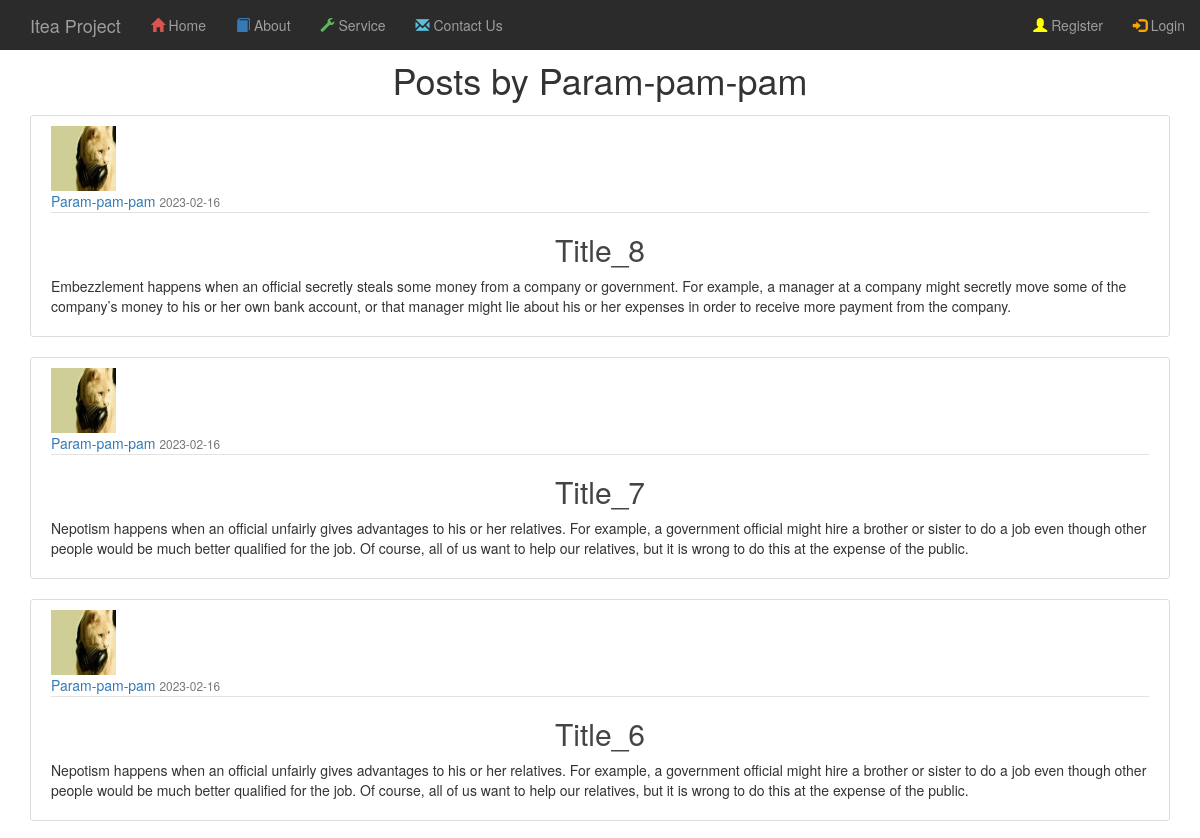
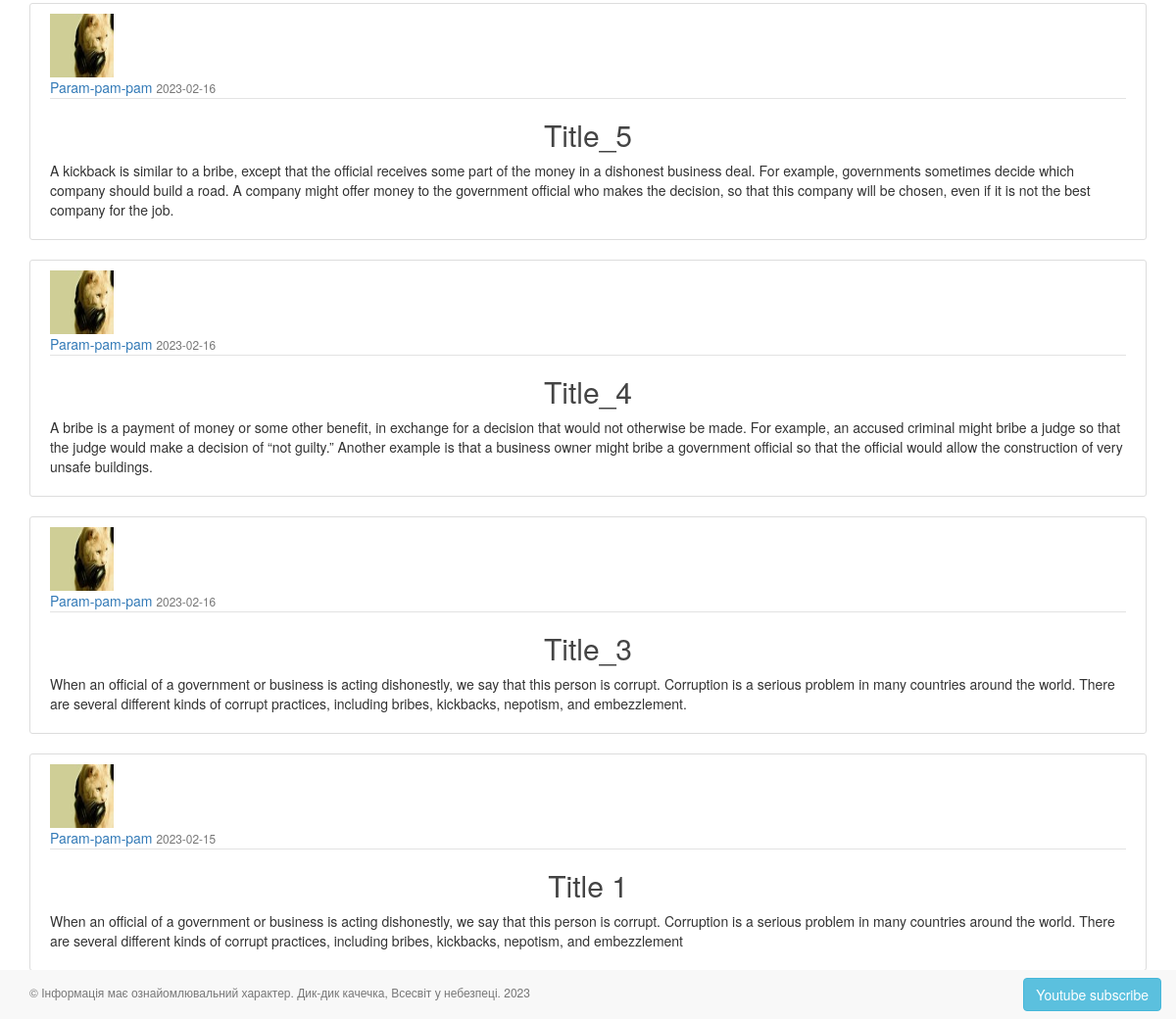
/posts/user/Param-pam-pam, run on the app's committed database (2 pictures, top to bottom).
### app/auth/models.py (models this page shows, shortened)
class User(BaseModel, UserMixin):
    username = CharField(max_length=100)
    email = CharField(max_length=200, unique=True, index=True)
    __password_hash = CharField(max_length=128)
    last_visit = DateTimeField(default=datetime.datetime.now)
    role = ForeignKeyField(Role, backref='users')
    profile = ForeignKeyField(Profile)
    @property
    def password(self):
        raise AttributeError('password is not a valid attribute')

class Post(BaseModel):
    title = CharField(max_length=100)
    content = TextField(default="")
    date_posted = DateTimeField(default=datetime.datetime.utcnow)
    author = ForeignKeyField(User)

class Profile(BaseModel):
    avatar = CharField()
    info = TextField()
    city = CharField()
    age = IntegerField()

### app/posts/routes.py (the view)
@posts.route("/user/<string:username>")
def user_posts(username):
    user = User.select().where(User.username == username).first()
    if not user:
        abort(404)
    query = (Post
             .select()
             .where(Post.author == user)
             .order_by(Post.date_posted.desc()))
    return render_template('posts/user_posts.html',
                           title="title author",
                           user=user,
                           posts=query)

### app/templates/posts/user_posts.html
{% extends '_base.html' %}
{% block page_content %}
            <h1 class="mb-3">Posts by {{ user.username }}</h1>
    {% for post in posts %}
        <article class="media content-section">
            <img class="rounded-circle article-img"
                 src="{{ url_for('static', filename='profile_pics/' + post.author.profile.avatar) }}">
            <div class="media-body">
                <div class="article-metadata">
                    <a class="mr-2" href="{{ url_for('posts.user_posts', username=post.author.username) }}">
                        {{ post.author.username }}
                    </a>
                    <small class="text-muted">{{ post.date_posted.strftime('%Y-%m-%d') }}</small>
                </div>
                <h2>
                    <a class="article-title" href="{{ url_for('posts.post_func', post_id=post.id) }}">
                        {{ post.title }}
                    </a>
                </h2>
                <p class="article-content">{{ post.content }}</p>
            </div>
        </article>
    {% endfor %}
{% endblock page_content %}

### app/templates/_base.html (shortened to what this page needs)
{% extends 'bootstrap/base.html' %}
{% block head %}
    {{ super() }}
    <link type="text/css" href="{{ url_for('static', filename='css/styles_nav_top_bar.css') }}" rel="stylesheet"/>
    <link type="text/css" href="{{ url_for('static', filename='css/styles_blog.css') }}" rel="stylesheet"/>
    <link type="text/css" href="{{ url_for('static', filename='css/styles.css') }}" rel="stylesheet"/>
{% endblock head %}
{% block content %}
    {% include 'nav/nav-top-bar.html' %}
    <div id="content">
        <div class="container">
            <div class="page-header">
                {% block page_content %}{% endblock page_content %}
            </div>
        </div>
    </div>
    {% include 'nav/footer.html' %}
{% endblock content %}

### app/templates/nav/nav-top-bar.html (shortened to what this page needs)
<nav class="navbar-wrapper navbar-inverse navbar-fixed-top">
    <div class="container-fluid">
        <div class="navbar-header">
            <a href="/" class="navbar-brand">Itea Project</a>
        </div>
        <div class="collapse navbar-collapse navHeaderCollapse">
            <ul class="nav navbar-nav">
                <li class=""><a href="/">
                    <span id="home_menu_icon_color" class="glyphicon glyphicon-home"></span> Home</a></li>
                <li class=""><a href="{{ url_for('main.about') }}">
                    <span id="training_menu_icon_color" class="glyphicon glyphicon-book"></span> About</a>
                </li>
                <li class=""><a href="#">
                    <span id="services_menu_icon_color" class="glyphicon glyphicon-wrench"></span> Service</a>
                </li>
                <li class=""><a href="#">
                    <span id="contact_us_menu_icon_color" class="glyphicon glyphicon-envelope"></span> Contact Us</a>
                </li>
            </ul>
            <ul class="nav navbar-nav navbar-right">
                {% if current_user.is_authenticated %}
                    <li><a class="nav-item nav-link" href="{{ url_for('posts.new_post') }}">New Post</a></li>
                    <li><a href="{{ url_for('auth.account') }}">
                        <img src="{{ current_user.profile.avatar }}" alt="avatar" width="25" height="20">
                        {{ current_user.username }}
                    </a></li>
                    <li><a href="{{ url_for('auth.logout') }}">
                        <span id="login_menu_icon_color" class="glyphicon glyphicon-log-in"></span> Logout</a></li>
                {% else %}
                    <li><a href="{{ url_for('auth.register') }}">
                        <span id="sign_up_menu_icon_color" class="glyphicon glyphicon-user"></span> Register</a></li>
                    <li><a href="{{ url_for('auth.login') }}">
                        <span id="login_menu_icon_color" class="glyphicon glyphicon-log-in"></span> Login</a></li>
                {% endif %}
            </ul>
        </div>
    </div>
</nav>

### app/templates/nav/footer.html
<footer>
  <div class="navbar-wrapper navbar-default navbar-fixed-bottom">
    <div class="container-fluid">
      <p class="navbar-text pull-left lead">
          &copy; Інформація має ознайомлювальний характер. Дик-дик качечка, Всесвіт у небезпеці.
          <span id="year"></span></p>
      <a class="navbar-btn btn btn-info pull-right" href="https://youtube.com">
          Youtube subscribe
      </a>
    </div>
  </div>
</footer>

### app/static/css/styles_nav_top_bar.css (style rules this page uses)
#home_menu_icon_color { color:#D9534F; }
#training_menu_icon_color { color:#337AB7; }
#services_menu_icon_color { color:#5CB85C }
#contact_us_menu_icon_color { color:#5BC0DE; }
#sign_up_menu_icon_color { color:yellow; }
#login_menu_icon_color { color:orange; }
.navbar-inverse { background-color: rgb(43, 43, 43); border-color: #405976; }

### app/static/css/styles_blog.css (style rules this page uses)
.content-section { background: #ffffff; padding: 10px 20px; border: 1px solid #dddddd; border-radius: 3px; margin-bottom: 20px; }
.article-title { color: #444444; }
.article-content { white-space: pre-line; }
.article-img { height: 65px; width: 65px; margin-right: 16px; }
.article-metadata { padding-bottom: 1px; margin-bottom: 4px; border-bottom: 1px solid #e3e3e3 }

### app/static/css/styles.css (style rules this page uses)
.page-header { padding-bottom: 9px; margin: 60px 0 20px; border-bottom: none; }
.lead { margin-bottom: 16px; font-size: 12px; font-weight: 300; line-height: 1.4; }
h1, h2, h3 { text-align: center; }

### data on the page
User: username "Param-pam-pam"
Post: avatar (picture), author.username "Param-pam-pam", date_posted "2023-02-16", title "Title_8", content "Embezzlement happens when an official secretly steals some money from a company or government. For example, a manager at a company might secretly move some of the company’s money to his or her own bank account, or that manager might lie about his or her expenses in order to receive more payment from the company."
Post: avatar (picture), author.username "Param-pam-pam", date_posted "2023-02-16", title "Title_7", content "Nepotism happens when an official unfairly gives advantages to his or her relatives. For example, a government official might hire a brother or sister to do a job even though other people would be much better qualified for the job. Of course, all of us want to help our relatives, but it is wrong to do this at the expense of the public."
Post: avatar (picture), author.username "Param-pam-pam", date_posted "2023-02-16", title "Title_6", content "Nepotism happens when an official unfairly gives advantages to his or her relatives. For example, a government official might hire a brother or sister to do a job even though other people would be much better qualified for the job. Of course, all of us want to help our relatives, but it is wrong to do this at the expense of the public."
Post: avatar (picture), author.username "Param-pam-pam", date_posted "2023-02-16", title "Title_5", content "A kickback is similar to a bribe, except that the official receives some part of the money in a dishonest business deal. For example, governments sometimes decide which company should build a road. A company might offer money to the government official who makes the decision, so that this company will be chosen, even if it is not the best company for the job."
Post: avatar (picture), author.username "Param-pam-pam", date_posted "2023-02-16", title "Title_4", content "A bribe is a payment of money or some other benefit, in exchange for a decision that would not otherwise be made. For example, an accused criminal might bribe a judge so that the judge would make a decision of “not guilty.” Another example is that a business owner might bribe a government official so that the official would allow the construction of very unsafe buildings."
Post: avatar (picture), author.username "Param-pam-pam", date_posted "2023-02-16", title "Title_3", content "When an official of a government or business is acting dishonestly, we say that this person is corrupt. Corruption is a serious problem in many countries around the world. There are several different kinds of corrupt practices, including bribes, kickbacks, nepotism, and embezzlement."
Post: avatar (picture), author.username "Param-pam-pam", date_posted "2023-02-15", title "Title 1", content "When an official of a government or business is acting dishonestly, we say that this person is corrupt. Corruption is a serious problem in many countries around the world. There are several different kinds of corrupt practices, including bribes, kickbacks, nepotism, and embezzlement"
